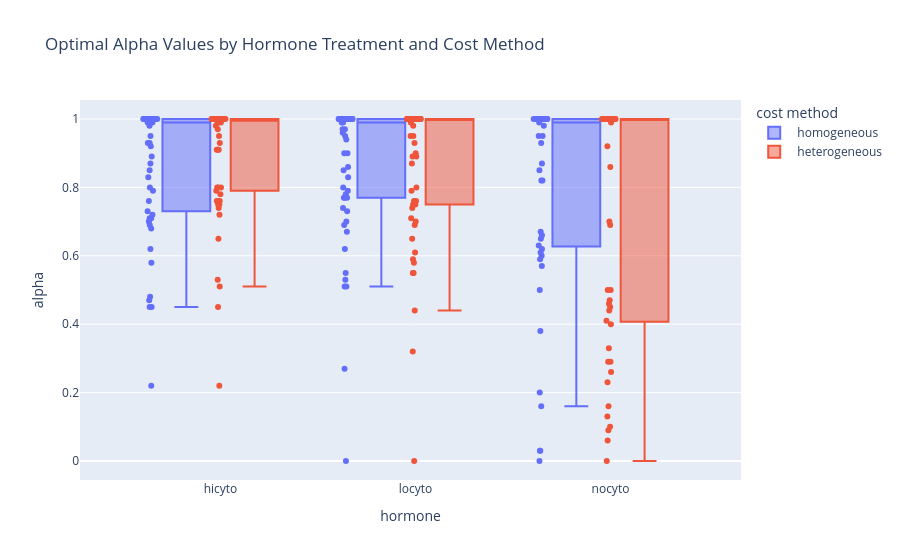

Notebook source saved alongside this figure:
### Markdown cell above
Cyto

### Code cell
combined_df_cyto = combined_df[combined_df["hormone"].isin(['hicyto', 'locyto', 'nocyto'])]
fig = px.box(combined_df_cyto, x='hormone', y='alpha', color='cost method', points='all',
             title='Optimal Alpha Values by Hormone Treatment and Cost Method',
             category_orders={'hormone': ['hicyto', 'locyto', 'nocyto']}
             )

fig.show()

### Figure 1 — Plotly figure (JSON) as saved in the notebook; plotly's stock layout.template omitted (floating-point values rounded to 4 significant figures; data arrays with more than 128 entries replaced by an {"elided": "..."} marker saying what was removed)
{"data": [{"alignmentgroup": "True", "boxpoints": "all", "hovertemplate": "cost method= homogeneous<br>hormone=%{x}<br>alpha=%{y}<extra></extra>", "legendgroup": " homogeneous", "marker": {"color": "#636efa"}, "name": " homogeneous", "notched": false, "offsetgroup": " homogeneous", "orientation": "v", "showlegend": true, "type": "box", "x": {"elided": "161 str values"}, "x0": " ", "xaxis": "x", "y": {"elided": "161 float values"}, "y0": " ", "yaxis": "y"}, {"alignmentgroup": "True", "boxpoints": "all", "hovertemplate": "cost method= heterogeneous<br>hormone=%{x}<br>alpha=%{y}<extra></extra>", "legendgroup": " heterogeneous", "marker": {"color": "#EF553B"}, "name": " heterogeneous", "notched": false, "offsetgroup": " heterogeneous", "orientation": "v", "showlegend": true, "type": "box", "x": {"elided": "161 str values"}, "x0": " ", "xaxis": "x", "y": {"elided": "161 float values"}, "y0": " ", "yaxis": "y"}], "layout": {"boxmode": "group", "legend": {"title": {"text": "cost method"}, "tracegroupgap": 0}, "title": {"text": "Optimal Alpha Values by Hormone Treatment and Cost Method"}, "xaxis": {"anchor": "y", "categoryarray": ["hicyto", "locyto", "nocyto"], "categoryorder": "array", "domain": [0, 1], "title": {"text": "hormone"}}, "yaxis": {"anchor": "x", "domain": [0, 1], "title": {"text": "alpha"}}}}
